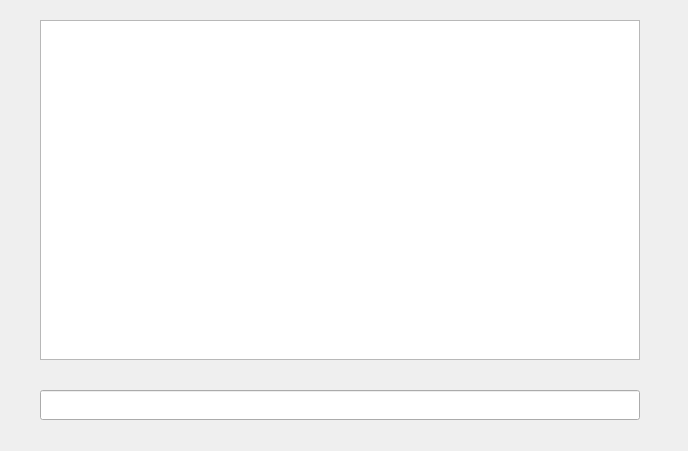
<?xml version="1.0" encoding="UTF-8"?>
<ui version="4.0">
 <class>sshToDevice</class>
 <widget class="QWidget" name="sshToDevice">
  <property name="geometry">
   <rect>
    <x>0</x>
    <y>0</y>
    <width>688</width>
    <height>451</height>
   </rect>
  </property>
  <property name="windowTitle">
   <string>Form</string>
  </property>
  <widget class="QTextBrowser" name="textBrowser_Recv">
   <property name="geometry">
    <rect>
     <x>40</x>
     <y>20</y>
     <width>600</width>
     <height>340</height>
    </rect>
   </property>
   <property name="minimumSize">
    <size>
     <width>600</width>
     <height>340</height>
    </size>
   </property>
   <property name="maximumSize">
    <size>
     <width>600</width>
     <height>340</height>
    </size>
   </property>
  </widget>
  <widget class="QLineEdit" name="lineEdit_Send">
   <property name="geometry">
    <rect>
     <x>40</x>
     <y>390</y>
     <width>600</width>
     <height>30</height>
    </rect>
   </property>
   <property name="minimumSize">
    <size>
     <width>600</width>
     <height>30</height>
    </size>
   </property>
   <property name="maximumSize">
    <size>
     <width>600</width>
     <height>30</height>
    </size>
   </property>
  </widget>
 </widget>
 <resources/>
 <connections/>
</ui>
